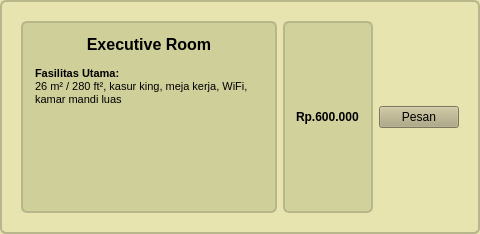
              <widget class="QFrame" name="roomFrame2_10">
               <property name="styleSheet">
                <string notr="true">
                QFrame { background-color: rgb(231,228,176); border: 2px solid rgb(184,182,139); border-radius: 6px; padding: 8px; }
                QLabel#roomTitle2 { font-weight: bold; font-size: 12pt; }
                QLabel#roomDesc2 { font-size: 9pt; }
              </string>
               </property>
               <layout class="QHBoxLayout" name="horizontalLayout_10">
                <item>
                 <layout class="QVBoxLayout" name="roomTextCol2_10"/>
                </item>
                <item>
                 <widget class="QTextEdit" name="textEdit_12">
                  <property name="styleSheet">
                   <string notr="true">background-color: rgb(207, 207, 154);</string>
                  </property>
                  <property name="html">
                   <string>&lt;!DOCTYPE HTML PUBLIC &quot;-//W3C//DTD HTML 4.0//EN&quot; &quot;http://www.w3.org/TR/REC-html40/strict.dtd&quot;&gt;
&lt;html&gt;&lt;head&gt;&lt;meta name=&quot;qrichtext&quot; content=&quot;1&quot; /&gt;&lt;style type=&quot;text/css&quot;&gt;
p, li { white-space: pre-wrap; }
&lt;/style&gt;&lt;/head&gt;&lt;body style=&quot; font-family:'MS Shell Dlg 2'; font-size:8pt; font-weight:400; font-style:normal;&quot;&gt;
&lt;p align=&quot;center&quot; style=&quot; margin-top:0px; margin-bottom:0px; margin-left:0px; margin-right:0px; -qt-block-indent:0; text-indent:0px;&quot;&gt;&lt;span style=&quot; font-size:12pt; font-weight:600;&quot;&gt;Executive&lt;/span&gt;&lt;span style=&quot; font-size:12pt;&quot;&gt; &lt;/span&gt;&lt;span style=&quot; font-size:12pt; font-weight:600;&quot;&gt;Room&lt;/span&gt;&lt;/p&gt;
&lt;p style=&quot;-qt-paragraph-type:empty; margin-top:0px; margin-bottom:0px; margin-left:0px; margin-right:0px; -qt-block-indent:0; text-indent:0px;&quot;&gt;&lt;br /&gt;&lt;/p&gt;
&lt;p style=&quot; margin-top:0px; margin-bottom:0px; margin-left:0px; margin-right:0px; -qt-block-indent:0; text-indent:0px;&quot;&gt;&lt;span style=&quot; font-weight:600;&quot;&gt;Fasilitas Utama: &lt;/span&gt;&lt;/p&gt;
&lt;p style=&quot; margin-top:0px; margin-bottom:0px; margin-left:0px; margin-right:0px; -qt-block-indent:0; text-indent:0px;&quot;&gt;26 m² / 280 ft², kasur king, meja kerja, WiFi, kamar mandi luas&lt;/p&gt;
&lt;p style=&quot;-qt-paragraph-type:empty; margin-top:0px; margin-bottom:0px; margin-left:0px; margin-right:0px; -qt-block-indent:0; text-indent:0px;&quot;&gt;&lt;br /&gt;&lt;/p&gt;&lt;/body&gt;&lt;/html&gt;</string>
                  </property>
                 </widget>
                </item>
                <item>
                 <widget class="QLabel" name="label_26">
                  <property name="font">
                   <font>
                    <weight>75</weight>
                    <bold>true</bold>
                   </font>
                  </property>
                  <property name="styleSheet">
                   <string notr="true">background-color: rgb(209, 209, 156);</string>
                  </property>
                  <property name="text">
                   <string>Rp.600.000</string>
                  </property>
                 </widget>
                </item>
                <item>
                 <widget class="QPushButton" name="btnPrice2_10">
                  <property name="styleSheet">
                   <string notr="true"> color: rgb(0, 0, 0); background-color: rgb(174,167,126)
 </string>
                  </property>
                  <property name="text">
                   <string>Pesan</string>
                  </property>
                 </widget>
                </item>
               </layout>
              </widget>
